Frame 1 (no input): blank canvas, image omitted
Frame 60 (no input): blank canvas, image omitted
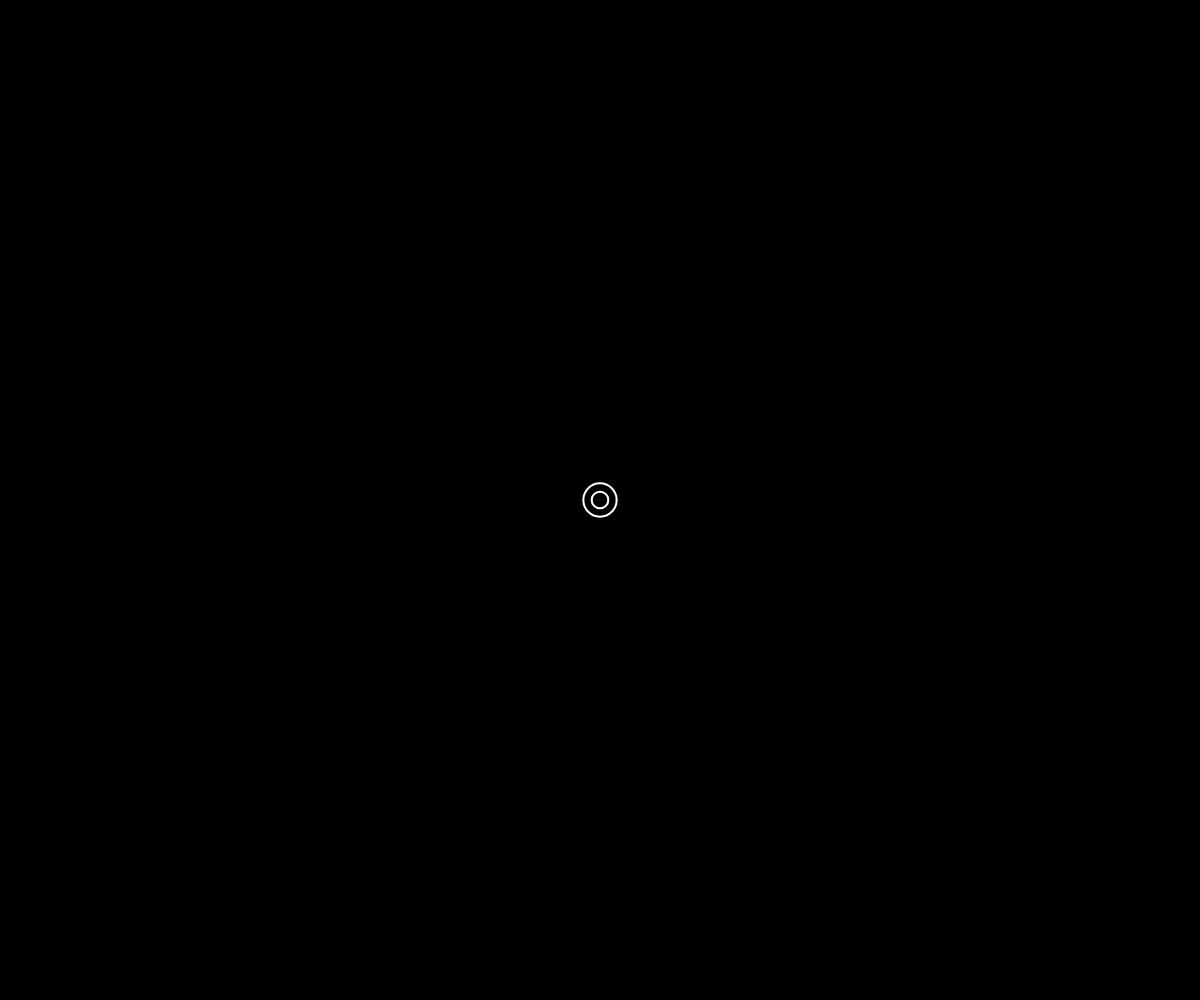
Frame 120 (the mouse pressed at the canvas centre since frame 60)

The p5.js sketch whose frames 1 and 60 were blank and that drew this single picture after the mouse press (run headless with seeded random() and noise() and a simulated clock; from frame 60 on, the mouse is pressed at the canvas centre):

// p5.js sketch
// ── sketch.js
let numCircles = 60; //Kreise
let circleSize;//Größe
let bgColor = 0;//schwarz background
let strokeColor = 255;//Weiße StrokeColor
let startTime = 0;//Timer
let loopCount = 0;//LoopCount für Farbwechsel am Ende

function setup() {
  createCanvas(windowWidth, windowHeight).position(0, 0).style('z-index', '-1');
  angleMode(DEGREES);
  noFill();
  stroke(strokeColor);
  strokeWeight(2);
  frameRate(60);
  circleSize = min(width, height) / 2;
  startTime = millis();
}

function draw() {
  if (millis() - startTime >= 60 * 1000) {
    loopCount++;
    if (loopCount % 1 == 0) {
      bgColor = 255 - bgColor;
      strokeColor = 255 - strokeColor;
    } else {
      bgColor = 0;
      strokeColor = 255;
    }
    startTime = millis();
  }

  background(bgColor);
  stroke(strokeColor);
  let elapsedSeconds = (millis() - startTime) / 1000;
  let numCirclesDrawn = floor((elapsedSeconds / 60) * numCircles);
  for (let i = 0; i < numCirclesDrawn; i++) {
    let radius = circleSize * (i + 1) / numCircles;
    ellipse(width / 2, height / 2, radius * 2, radius * 2);
  }
}

function windowResized() {
  resizeCanvas(windowWidth, windowHeight).position(0, 0);
  circleSize = min(width, height) / 2;
}
